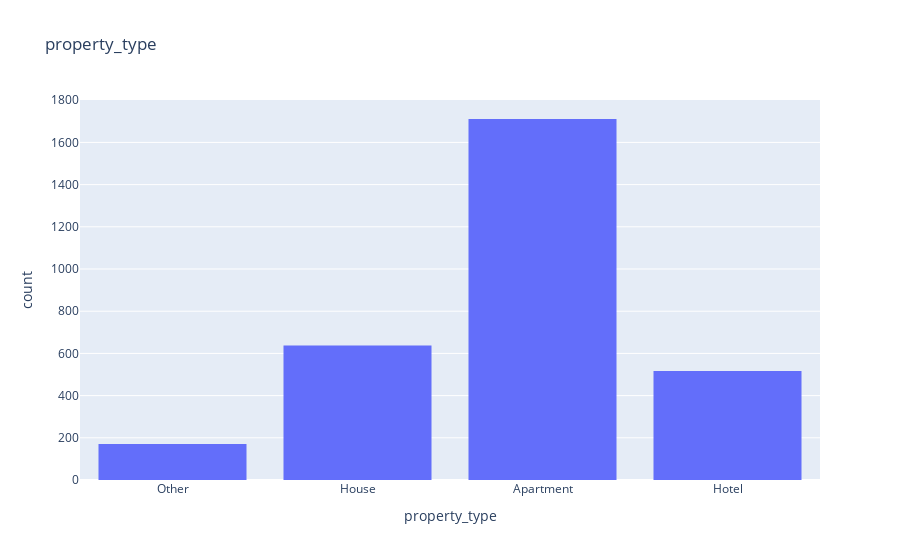

Notebook code cell kept with this figure:
### Code cell
category_count_plot('property_type')
neighbourhood_count = df['property_type'].value_counts(normalize=False)
neighbourhood_percent = df['property_type'].value_counts(normalize=True)
concatenated2 = pd.concat([neighbourhood_count,neighbourhood_percent], axis=1)
concatenated2.columns = ['Count','%']
display(concatenated2)

### Figure 1 — Plotly figure (JSON) as saved in the notebook; plotly's stock layout.template omitted (floating-point values rounded to 4 significant figures; data arrays with more than 128 entries replaced by an {"elided": "..."} marker saying what was removed)
{"data": [{"alignmentgroup": "True", "bingroup": "x", "hovertemplate": "property_type=%{x}<br>count=%{y}<extra></extra>", "legendgroup": "", "marker": {"color": "#636efa", "pattern": {"shape": ""}}, "name": "", "offsetgroup": "", "orientation": "v", "showlegend": false, "type": "histogram", "x": {"elided": "3037 str values"}, "xaxis": "x", "yaxis": "y"}], "layout": {"barmode": "relative", "legend": {"tracegroupgap": 0}, "title": {"text": "property_type"}, "xaxis": {"anchor": "y", "domain": [0, 1], "title": {"text": "property_type"}}, "yaxis": {"anchor": "x", "domain": [0, 1], "title": {"text": "count"}}}}
